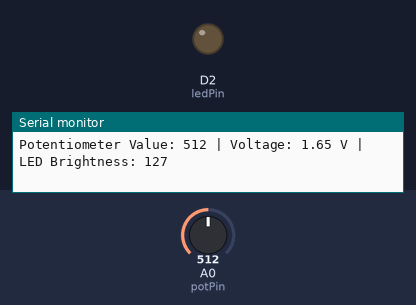
A sketch run on a simulated Arduino Zero (SAMD21). Parts: output pins drawn as LEDs (lit = HIGH), the last lines printed to the serial monitor. The test bench sets the inputs (shaded band); at power-on: A0 (potPin) = 512.

Above: at 1.2 s.
1.3 s: A0 (potPin) set to 532
At 1.7 s:
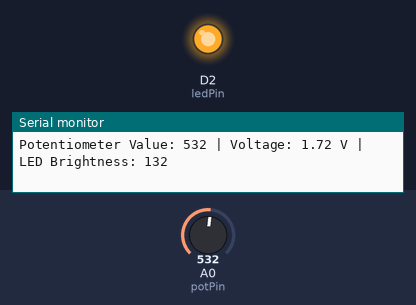
2.8 s: A0 (potPin) set to 511
At 3.1 s:
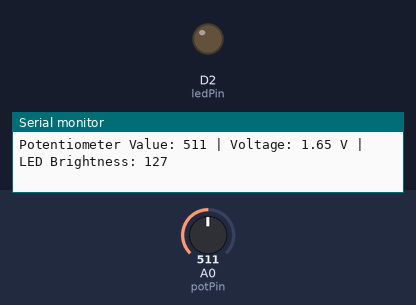
4.3 s: A0 (potPin) set to 716
At 5.7 s:
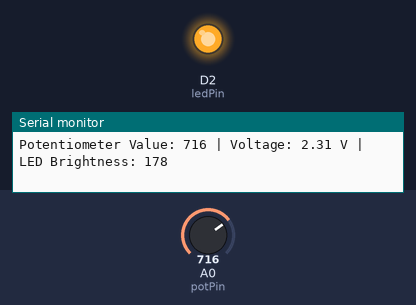
Timing chart, 0 to 7.3 s (numbered marks = the images above; inputs shaded):
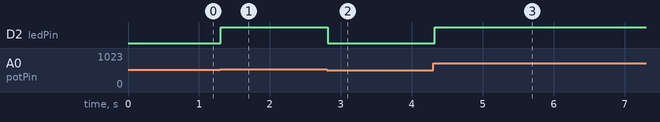

Measured:
- the behaviour switches between 513 and 514 on A0 (potPin) (found by bisection; images 0 and 1)
- after the input at 1.3 s, D2 (ledPin): LOW → HIGH at once
- after the input at 2.8 s, D2 (ledPin): HIGH → LOW at once
- after the input at 4.3 s, D2 (ledPin): LOW → HIGH at once

The sketch:

Arancino_pwm_bright_led.ino
```cpp
#define Serial SerialUSB

// Define pin connections
const int potPin = A0; // Potentiometer connected to A0
const int ledPin = 2;  // LED connected to GPIO 2 (Pin 3)

void setup() {
  pinMode(ledPin, OUTPUT); // Set LED pin as output
  Serial.begin(9600);      // Initialize Serial Monitor at 9600 baud
}

void loop() {
  // Read the potentiometer value (0-1023)
  int potValue = analogRead(potPin);

  // Convert raw ADC value to voltage (0V - 3.3V)
  float voltage = potValue * (3.3 / 1023.0);

  // Map potentiometer value (0-1023) to PWM range (0-255)
  int brightness = map(potValue, 0, 1023, 0, 255);

  // Set LED brightness using PWM
  analogWrite(ledPin, brightness);

  // Print values to Serial Monitor for debugging
  Serial.print("Potentiometer Value: ");
  Serial.print(potValue);
  Serial.print(" | Voltage: ");
  Serial.print(voltage);
  Serial.print(" V | LED Brightness: ");
  Serial.println(brightness);

  delay(100); // Smooth transition
}
```
